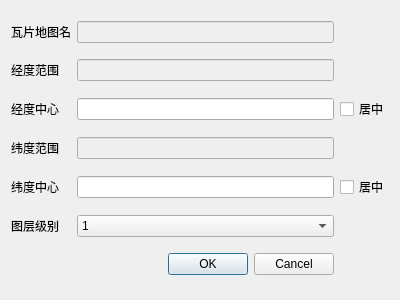
<?xml version="1.0" encoding="UTF-8"?>
<ui version="4.0">
 <class>MapLoadDialog</class>
 <widget class="QDialog" name="MapLoadDialog">
  <property name="geometry">
   <rect>
    <x>0</x>
    <y>0</y>
    <width>400</width>
    <height>300</height>
   </rect>
  </property>
  <property name="windowTitle">
   <string>Dialog</string>
  </property>
  <layout class="QGridLayout" name="gridLayout">
   <item row="0" column="0">
    <widget class="QLabel" name="label">
     <property name="text">
      <string>瓦片地图名</string>
     </property>
    </widget>
   </item>
   <item row="0" column="1">
    <widget class="QLineEdit" name="lEdit_name">
     <property name="enabled">
      <bool>false</bool>
     </property>
    </widget>
   </item>
   <item row="1" column="0">
    <widget class="QLabel" name="label_2">
     <property name="text">
      <string>经度范围</string>
     </property>
    </widget>
   </item>
   <item row="1" column="1">
    <widget class="QLineEdit" name="lEdit_lonrange">
     <property name="enabled">
      <bool>false</bool>
     </property>
    </widget>
   </item>
   <item row="2" column="0">
    <widget class="QLabel" name="label_4">
     <property name="text">
      <string>经度中心</string>
     </property>
    </widget>
   </item>
   <item row="2" column="1">
    <widget class="QLineEdit" name="lEdit_loncenter">
     <property name="enabled">
      <bool>true</bool>
     </property>
    </widget>
   </item>
   <item row="2" column="2">
    <widget class="QCheckBox" name="ckBox_lonctr">
     <property name="text">
      <string>居中</string>
     </property>
    </widget>
   </item>
   <item row="3" column="0">
    <widget class="QLabel" name="label_3">
     <property name="text">
      <string>纬度范围</string>
     </property>
    </widget>
   </item>
   <item row="3" column="1">
    <widget class="QLineEdit" name="lEdit_latrange">
     <property name="enabled">
      <bool>false</bool>
     </property>
    </widget>
   </item>
   <item row="4" column="0">
    <widget class="QLabel" name="label_5">
     <property name="text">
      <string>纬度中心</string>
     </property>
    </widget>
   </item>
   <item row="4" column="1">
    <widget class="QLineEdit" name="lEdit_latcenter">
     <property name="enabled">
      <bool>true</bool>
     </property>
    </widget>
   </item>
   <item row="4" column="2">
    <widget class="QCheckBox" name="ckBox_latctr">
     <property name="text">
      <string>居中</string>
     </property>
    </widget>
   </item>
   <item row="5" column="0">
    <widget class="QLabel" name="label_6">
     <property name="text">
      <string>图层级别</string>
     </property>
    </widget>
   </item>
   <item row="5" column="1">
    <widget class="QComboBox" name="cmBox_zoomlevel">
     <item>
      <property name="text">
       <string>1</string>
      </property>
     </item>
     <item>
      <property name="text">
       <string>2</string>
      </property>
     </item>
     <item>
      <property name="text">
       <string>3</string>
      </property>
     </item>
     <item>
      <property name="text">
       <string>4</string>
      </property>
     </item>
     <item>
      <property name="text">
       <string>5</string>
      </property>
     </item>
     <item>
      <property name="text">
       <string>6</string>
      </property>
     </item>
     <item>
      <property name="text">
       <string>7</string>
      </property>
     </item>
     <item>
      <property name="text">
       <string>8</string>
      </property>
     </item>
     <item>
      <property name="text">
       <string>9</string>
      </property>
     </item>
     <item>
      <property name="text">
       <string>10</string>
      </property>
     </item>
     <item>
      <property name="text">
       <string>11</string>
      </property>
     </item>
     <item>
      <property name="text">
       <string>12</string>
      </property>
     </item>
     <item>
      <property name="text">
       <string>13</string>
      </property>
     </item>
     <item>
      <property name="text">
       <string>14</string>
      </property>
     </item>
     <item>
      <property name="text">
       <string>15</string>
      </property>
     </item>
     <item>
      <property name="text">
       <string>16</string>
      </property>
     </item>
     <item>
      <property name="text">
       <string>17</string>
      </property>
     </item>
     <item>
      <property name="text">
       <string>18</string>
      </property>
     </item>
    </widget>
   </item>
   <item row="6" column="0" colspan="2">
    <widget class="QDialogButtonBox" name="buttonBox">
     <property name="orientation">
      <enum>Qt::Horizontal</enum>
     </property>
     <property name="standardButtons">
      <set>QDialogButtonBox::Cancel|QDialogButtonBox::Ok</set>
     </property>
    </widget>
   </item>
  </layout>
 </widget>
 <resources/>
 <connections>
  <connection>
   <sender>buttonBox</sender>
   <signal>accepted()</signal>
   <receiver>MapLoadDialog</receiver>
   <slot>accept()</slot>
   <hints>
    <hint type="sourcelabel">
     <x>248</x>
     <y>254</y>
    </hint>
    <hint type="destinationlabel">
     <x>157</x>
     <y>274</y>
    </hint>
   </hints>
  </connection>
  <connection>
   <sender>buttonBox</sender>
   <signal>rejected()</signal>
   <receiver>MapLoadDialog</receiver>
   <slot>reject()</slot>
   <hints>
    <hint type="sourcelabel">
     <x>316</x>
     <y>260</y>
    </hint>
    <hint type="destinationlabel">
     <x>286</x>
     <y>274</y>
    </hint>
   </hints>
  </connection>
 </connections>
</ui>
